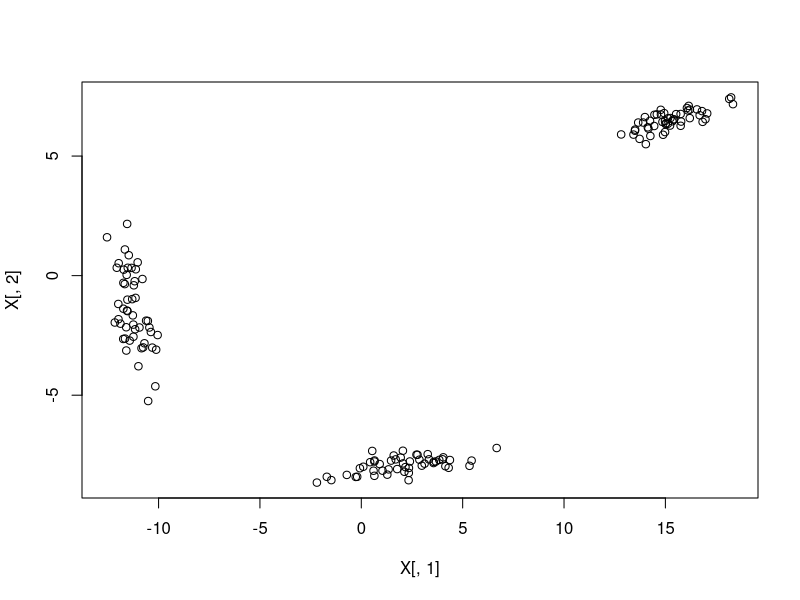
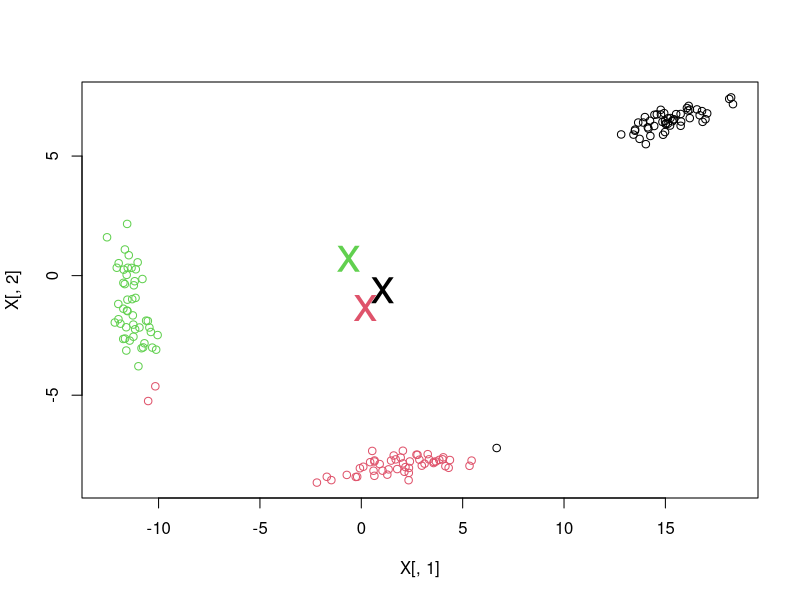
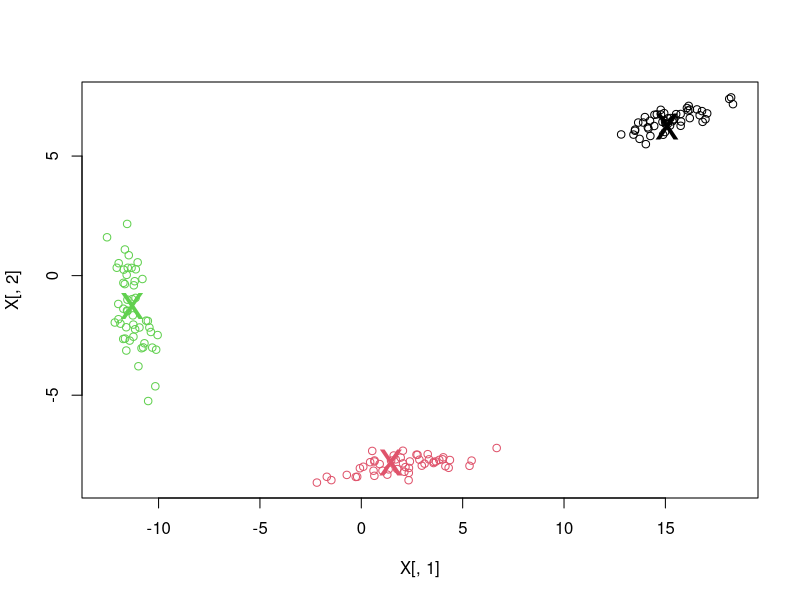
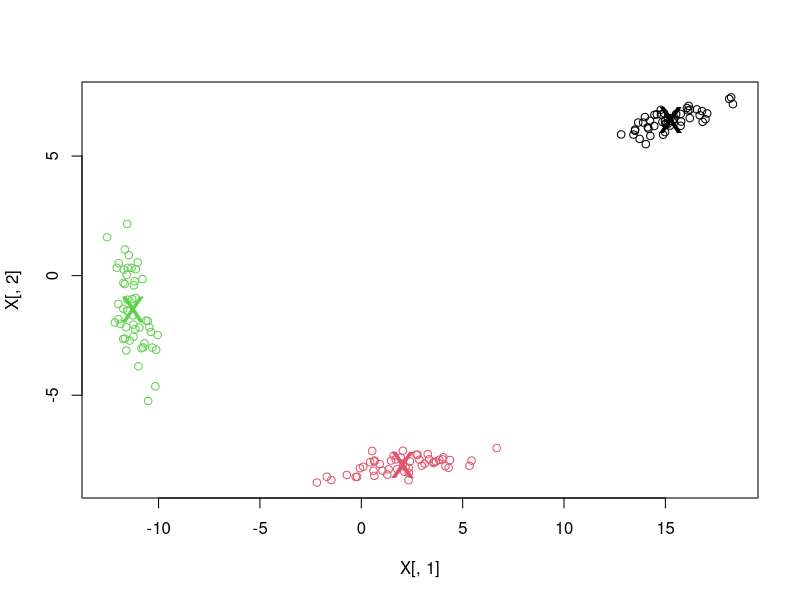
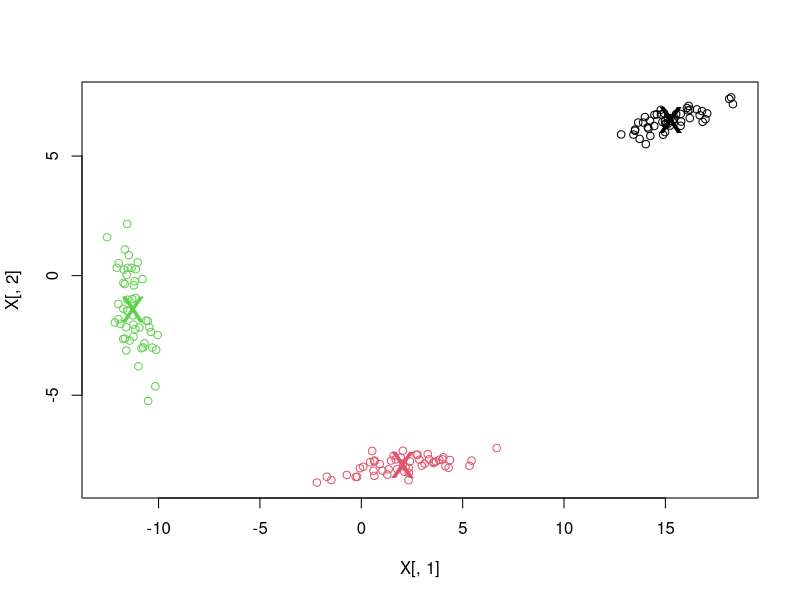
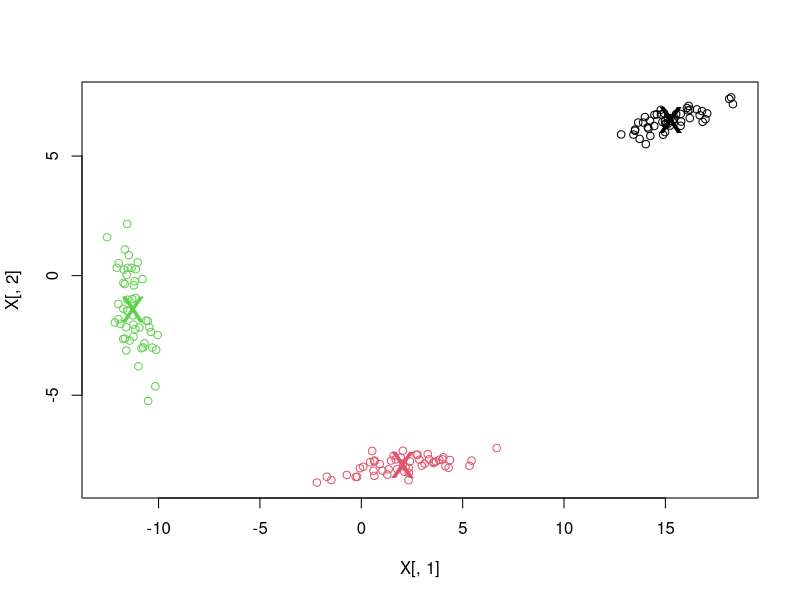
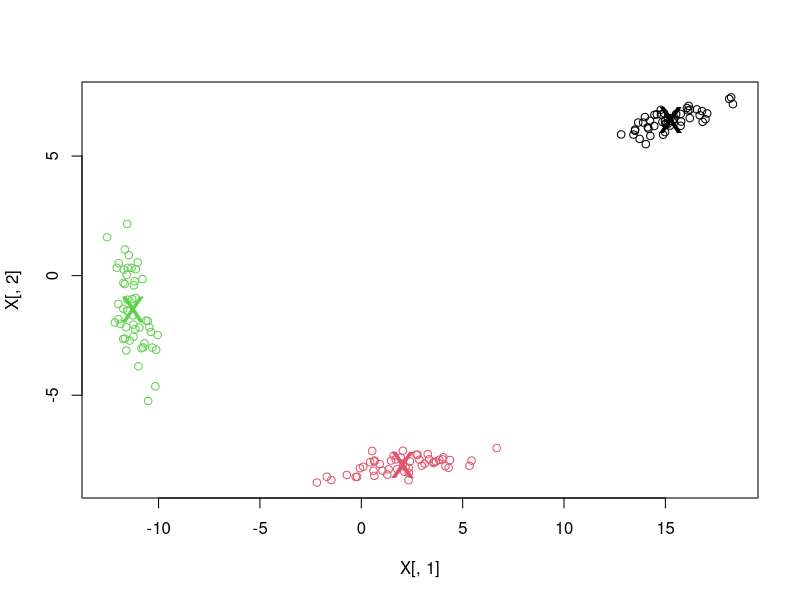
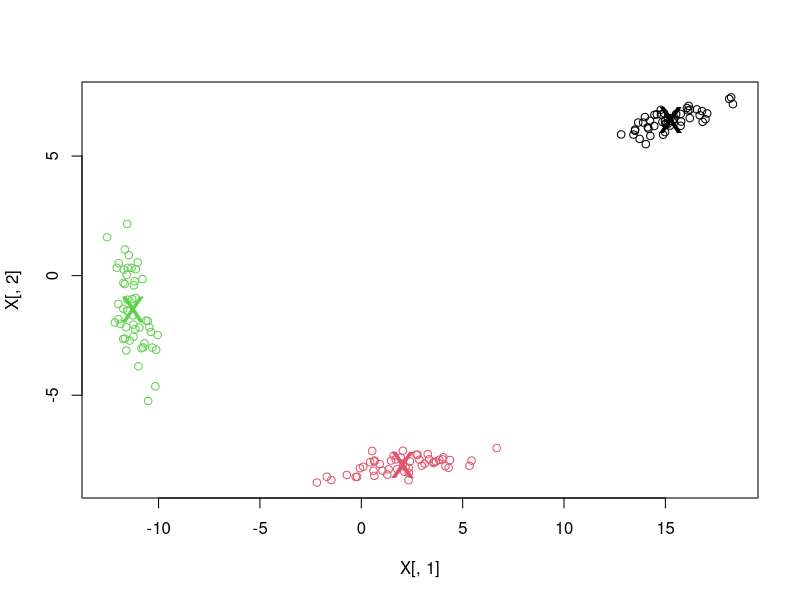

R code for these plots, in order:
# simple implementation of k-means clustering.  In this implementation the number of eventual
# cluster may be less than the number we start with.  That is, if a particular centroid
# is not closest to any of the points, the centroid will disappear




K = 3	# number of clusters
n = 50  # points in each cluster
D = 2;	# dimension of vectors (small for visualization's sake)

N = K*n;  # total number of points
cent = array(10*rnorm(K*D),c(K,D));  # cent[k,] is the center for the kth cluster
T = array(rnorm(K*D*D),c(K,D,D));    # T[k,,] is the linear trans applied to get the kth cluster
X = matrix(0,nrow=D,ncol=0);
for (k in 1:K) {
    m = cent[k,];
    L = T[k,,];
    for (i in 1:n) X = cbind(X,L %*% rnorm(D)+m);
}
X = t(X);
plot(X[,1],X[,2]);



proto = matrix(rnorm(K*D),K,D);   # proto[k,] will be center (prototype) of kty cluster
dist = matrix(0,K,N); 		  # dist[k,i] is distance from ith point to kth cluster center
cluster = rep(0,N);		  # cluster[i] is cluster currently asigned to X[i,]

for (iter in 1:10) {
    for (i in 1:N) {
    	for (k in 1:K) {  # compute distance matrix 
    	    dist[k,i] = (X[i,1]-proto[k,1])^2 + (X[i,2]-proto[k,2])^2 
        }	    
    cluster[i] = which.min(dist[,i]);  # assign each point to closest center
    }
    plot(X[,1],X[,2],col=cluster);  # plot using color for the current clusters
    points(proto,pch='x',col=1:K,cex=3);   	 # plot cluster centers as well
    for (k in 1:K) {
    	if (sum(cluster == k) == 0) next;
	if (sum(cluster == k) == 1) next;	# don't reestimate center if only have 0-1 examples
        proto[k,] = colMeans(X[cluster==k,]);   # reestimate kth cluster center
    }
    print("enter return to continue");		
    readline();					# wait for keyboard input (so we can see what happened so far)
}
